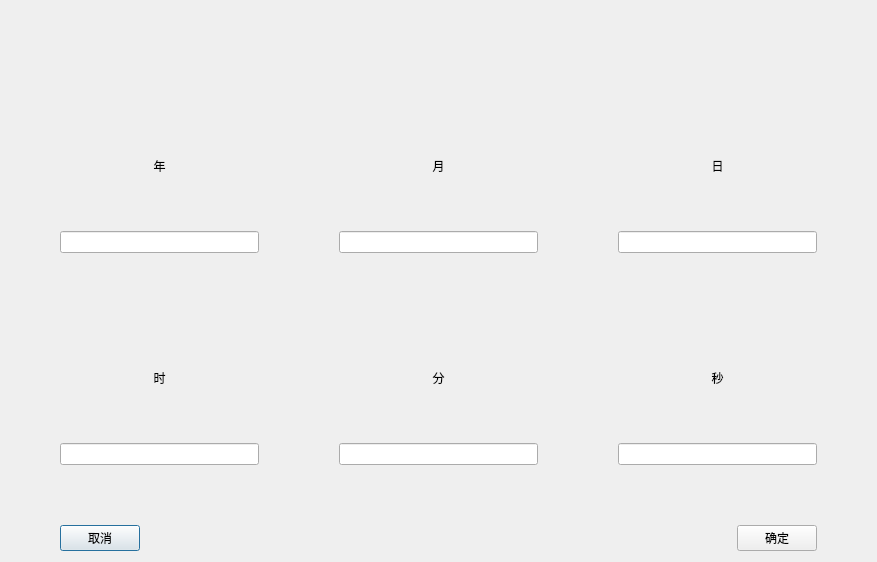
<?xml version="1.0" encoding="UTF-8"?>
<ui version="4.0">
 <class>MySetDateTime</class>
 <widget class="QDialog" name="MySetDateTime">
  <property name="geometry">
   <rect>
    <x>0</x>
    <y>0</y>
    <width>877</width>
    <height>562</height>
   </rect>
  </property>
  <property name="windowTitle">
   <string notr="true">Dialog</string>
  </property>
  <layout class="QVBoxLayout" name="verticalLayout_7" stretch="4,1">
   <property name="spacing">
    <number>60</number>
   </property>
   <property name="leftMargin">
    <number>60</number>
   </property>
   <property name="topMargin">
    <number>100</number>
   </property>
   <property name="rightMargin">
    <number>60</number>
   </property>
   <item>
    <layout class="QGridLayout" name="gridLayout">
     <property name="horizontalSpacing">
      <number>80</number>
     </property>
     <property name="verticalSpacing">
      <number>60</number>
     </property>
     <item row="0" column="0">
      <layout class="QVBoxLayout" name="verticalLayout">
       <item>
        <widget class="QLabel" name="label">
         <property name="text">
          <string notr="true">年</string>
         </property>
         <property name="alignment">
          <set>Qt::AlignCenter</set>
         </property>
        </widget>
       </item>
       <item>
        <widget class="myLineEdit" name="lineEditYear">
         <property name="alignment">
          <set>Qt::AlignCenter</set>
         </property>
        </widget>
       </item>
      </layout>
     </item>
     <item row="0" column="1">
      <layout class="QVBoxLayout" name="verticalLayout_2">
       <item>
        <widget class="QLabel" name="label_2">
         <property name="text">
          <string notr="true">月</string>
         </property>
         <property name="alignment">
          <set>Qt::AlignCenter</set>
         </property>
        </widget>
       </item>
       <item>
        <widget class="myLineEdit" name="lineEditMonth">
         <property name="alignment">
          <set>Qt::AlignCenter</set>
         </property>
        </widget>
       </item>
      </layout>
     </item>
     <item row="0" column="2">
      <layout class="QVBoxLayout" name="verticalLayout_3">
       <item>
        <widget class="QLabel" name="label_3">
         <property name="text">
          <string notr="true">日</string>
         </property>
         <property name="alignment">
          <set>Qt::AlignCenter</set>
         </property>
        </widget>
       </item>
       <item>
        <widget class="myLineEdit" name="lineEditDay">
         <property name="alignment">
          <set>Qt::AlignCenter</set>
         </property>
        </widget>
       </item>
      </layout>
     </item>
     <item row="1" column="0">
      <layout class="QVBoxLayout" name="verticalLayout_4">
       <item>
        <widget class="QLabel" name="label_4">
         <property name="text">
          <string notr="true">时</string>
         </property>
         <property name="alignment">
          <set>Qt::AlignCenter</set>
         </property>
        </widget>
       </item>
       <item>
        <widget class="myLineEdit" name="lineEditHour">
         <property name="alignment">
          <set>Qt::AlignCenter</set>
         </property>
        </widget>
       </item>
      </layout>
     </item>
     <item row="1" column="1">
      <layout class="QVBoxLayout" name="verticalLayout_5">
       <item>
        <widget class="QLabel" name="label_5">
         <property name="text">
          <string notr="true">分</string>
         </property>
         <property name="alignment">
          <set>Qt::AlignCenter</set>
         </property>
        </widget>
       </item>
       <item>
        <widget class="myLineEdit" name="lineEditMinute">
         <property name="alignment">
          <set>Qt::AlignCenter</set>
         </property>
        </widget>
       </item>
      </layout>
     </item>
     <item row="1" column="2">
      <layout class="QVBoxLayout" name="verticalLayout_6">
       <item>
        <widget class="QLabel" name="label_6">
         <property name="text">
          <string notr="true">秒</string>
         </property>
         <property name="alignment">
          <set>Qt::AlignCenter</set>
         </property>
        </widget>
       </item>
       <item>
        <widget class="myLineEdit" name="lineEditSecond">
         <property name="alignment">
          <set>Qt::AlignCenter</set>
         </property>
        </widget>
       </item>
      </layout>
     </item>
    </layout>
   </item>
   <item>
    <layout class="QHBoxLayout" name="horizontalLayout">
     <item>
      <widget class="QPushButton" name="cancelBtn">
       <property name="text">
        <string notr="true">取消</string>
       </property>
      </widget>
     </item>
     <item>
      <spacer name="horizontalSpacer">
       <property name="orientation">
        <enum>Qt::Horizontal</enum>
       </property>
       <property name="sizeHint" stdset="0">
        <size>
         <width>40</width>
         <height>20</height>
        </size>
       </property>
      </spacer>
     </item>
     <item>
      <widget class="QPushButton" name="okBtn">
       <property name="text">
        <string notr="true">确定</string>
       </property>
      </widget>
     </item>
    </layout>
   </item>
  </layout>
 </widget>
 <customwidgets>
  <customwidget>
   <class>myLineEdit</class>
   <extends>QLineEdit</extends>
   <header location="global">mysortwidget/mylineedit.h</header>
  </customwidget>
 </customwidgets>
 <resources/>
 <connections/>
</ui>
